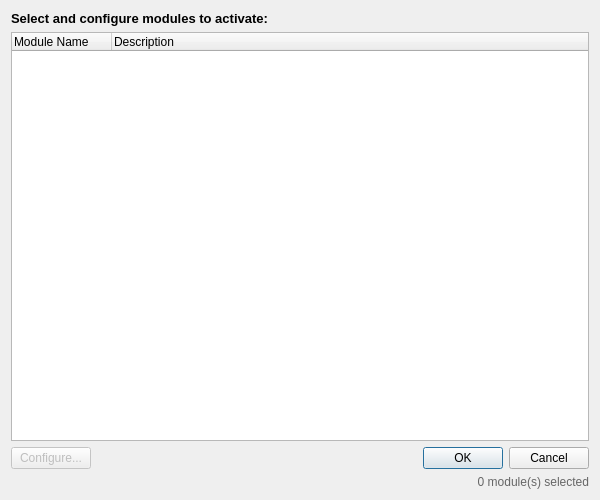
<?xml version="1.0" encoding="UTF-8"?>
<ui version="4.0">
 <class>ModuleConfigDialog</class>
 <widget class="QDialog" name="ModuleConfigDialog">
  <property name="geometry">
   <rect>
    <x>0</x>
    <y>0</y>
    <width>600</width>
    <height>500</height>
   </rect>
  </property>
  <property name="windowTitle">
   <string>Module Configuration</string>
  </property>
  <layout class="QVBoxLayout" name="verticalLayout">
   <item>
    <widget class="QLabel" name="labelTitle">
     <property name="text">
      <string>Select and configure modules to activate:</string>
     </property>
     <property name="font">
      <font>
       <pointsize>10</pointsize>
       <weight>75</weight>
       <bold>true</bold>
      </font>
     </property>
    </widget>
   </item>
   <item>
    <widget class="QTreeWidget" name="treeWidgetModules">
     <property name="alternatingRowColors">
      <bool>true</bool>
     </property>
     <property name="selectionMode">
      <enum>QAbstractItemView::SingleSelection</enum>
     </property>
     <property name="headerHidden">
      <bool>false</bool>
     </property>
     <column>
      <property name="text">
       <string>Module Name</string>
      </property>
     </column>
     <column>
      <property name="text">
       <string>Description</string>
      </property>
     </column>
    </widget>
   </item>
   <item>
    <layout class="QHBoxLayout" name="horizontalLayoutButtons">
     <item>
      <widget class="QPushButton" name="pushButtonConfigure">
       <property name="text">
        <string>Configure...</string>
       </property>
       <property name="enabled">
        <bool>false</bool>
       </property>
       <property name="toolTip">
        <string>Configure parameters for the selected module</string>
       </property>
      </widget>
     </item>
     <item>
      <spacer name="horizontalSpacer">
       <property name="orientation">
        <enum>Qt::Horizontal</enum>
       </property>
       <property name="sizeHint" stdset="0">
        <size>
         <width>40</width>
         <height>20</height>
        </size>
       </property>
      </spacer>
     </item>
     <item>
      <widget name="buttonBox" class="QDialogButtonBox">
       <property name="orientation">
        <enum>Qt::Horizontal</enum>
       </property>
       <property name="standardButtons">
        <set>QDialogButtonBox::Cancel|QDialogButtonBox::Ok</set>
       </property>
      </widget>
     </item>
    </layout>
   </item>
   <item>
    <widget class="QLabel" name="labelStatus">
     <property name="text">
      <string>0 module(s) selected</string>
     </property>
     <property name="alignment">
      <set>Qt::AlignRight|Qt::AlignTrailing|Qt::AlignVCenter</set>
     </property>
     <property name="styleSheet">
      <string notr="true">color: #666;</string>
     </property>
    </widget>
   </item>
  </layout>
 </widget>
 <resources/>
 <connections>
  <connection>
   <sender>buttonBox</sender>
   <signal>accepted()</signal>
   <receiver>ModuleConfigDialog</receiver>
   <slot>accept()</slot>
   <hints>
    <hint type="sourcelabel">
     <x>248</x>
     <y>254</y>
    </hint>
    <hint type="destinationlabel">
     <x>157</x>
     <y>274</y>
    </hint>
   </hints>
  </connection>
  <connection>
   <sender>buttonBox</sender>
   <signal>rejected()</signal>
   <receiver>ModuleConfigDialog</receiver>
   <slot>reject()</slot>
   <hints>
    <hint type="sourcelabel">
     <x>316</x>
     <y>260</y>
    </hint>
    <hint type="destinationlabel">
     <x>286</x>
     <y>274</y>
    </hint>
   </hints>
  </connection>
 </connections>
</ui>
